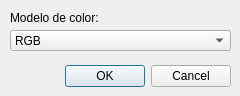
<?xml version="1.0" encoding="UTF-8"?>
<ui version="4.0">
 <class>modelosDeColor</class>
 <widget class="QDialog" name="modelosDeColor">
  <property name="geometry">
   <rect>
    <x>0</x>
    <y>0</y>
    <width>240</width>
    <height>96</height>
   </rect>
  </property>
  <property name="windowTitle">
   <string>Modelo de color</string>
  </property>
  <widget class="QDialogButtonBox" name="buttonBox">
   <property name="geometry">
    <rect>
     <x>-110</x>
     <y>60</y>
     <width>341</width>
     <height>32</height>
    </rect>
   </property>
   <property name="orientation">
    <enum>Qt::Horizontal</enum>
   </property>
   <property name="standardButtons">
    <set>QDialogButtonBox::Cancel|QDialogButtonBox::Ok</set>
   </property>
  </widget>
  <widget class="QLabel" name="label">
   <property name="geometry">
    <rect>
     <x>10</x>
     <y>10</y>
     <width>121</width>
     <height>16</height>
    </rect>
   </property>
   <property name="text">
    <string>Modelo de color:</string>
   </property>
  </widget>
  <widget class="QComboBox" name="comboBox">
   <property name="geometry">
    <rect>
     <x>10</x>
     <y>30</y>
     <width>221</width>
     <height>21</height>
    </rect>
   </property>
   <item>
    <property name="text">
     <string>RGB</string>
    </property>
   </item>
   <item>
    <property name="text">
     <string>HLS</string>
    </property>
   </item>
   <item>
    <property name="text">
     <string>HSV</string>
    </property>
   </item>
   <item>
    <property name="text">
     <string>XYZ</string>
    </property>
   </item>
   <item>
    <property name="text">
     <string>YUV</string>
    </property>
   </item>
   <item>
    <property name="text">
     <string>Lab</string>
    </property>
   </item>
   <item>
    <property name="text">
     <string>Luv</string>
    </property>
   </item>
   <item>
    <property name="text">
     <string>GRAY</string>
    </property>
   </item>
  </widget>
 </widget>
 <resources/>
 <connections>
  <connection>
   <sender>buttonBox</sender>
   <signal>accepted()</signal>
   <receiver>modelosDeColor</receiver>
   <slot>accept()</slot>
   <hints>
    <hint type="sourcelabel">
     <x>248</x>
     <y>254</y>
    </hint>
    <hint type="destinationlabel">
     <x>157</x>
     <y>274</y>
    </hint>
   </hints>
  </connection>
  <connection>
   <sender>buttonBox</sender>
   <signal>rejected()</signal>
   <receiver>modelosDeColor</receiver>
   <slot>reject()</slot>
   <hints>
    <hint type="sourcelabel">
     <x>316</x>
     <y>260</y>
    </hint>
    <hint type="destinationlabel">
     <x>286</x>
     <y>274</y>
    </hint>
   </hints>
  </connection>
 </connections>
</ui>
